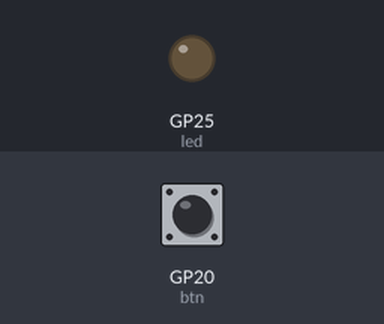
A program run on a simulated Raspberry Pi Pico running MicroPython. Shown: output pins drawn as LEDs (lit = HIGH). The inputs (shaded band) are chosen by the test bench; at power-on: GP20 (btn) HIGH.

Above: at 1.2 s.
1.3 s: GP20 (btn) pulled LOW for 0.15 s
At 1.37 s:
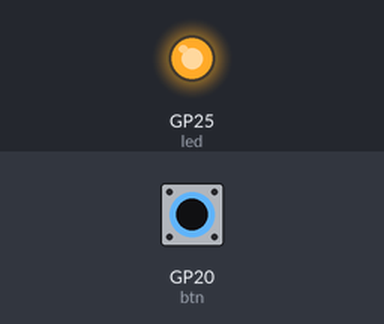
2.9 s: GP20 (btn) pulled LOW for 3.2 s
At 7.2 s:
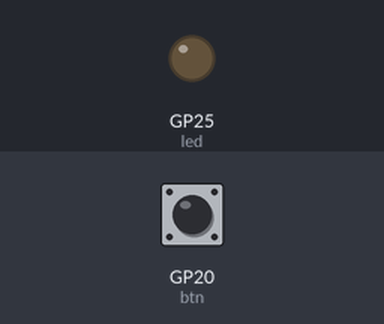
Timing chart, 0 to 8.7 s (numbered marks = the images above; inputs shaded):
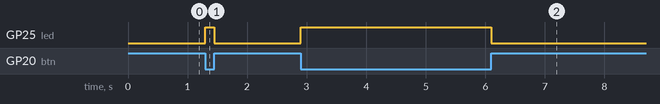

Measured:
- after the input at 1.3 s, GP25 (led): LOW → HIGH at once, → LOW 0.15 s later
- after the input at 2.9 s, GP25 (led): LOW → HIGH at once, → LOW 3.2 s later

The program:

02.gpio_input.py
```python
from machine import Pin
import utime

btn_prev = False
btn_curr = False

led = Pin(25, Pin.OUT)
btn = Pin(20, Pin.IN, Pin.PULL_UP)

while True:
    btn_val = btn.value()

    # button pressed
    if btn_val == 0 and btn_prev == 1:
        led.value(1)
    elif btn_val == 1 and btn_prev == 0:
        led.value(0)

    btn_prev = btn_val


        
```
